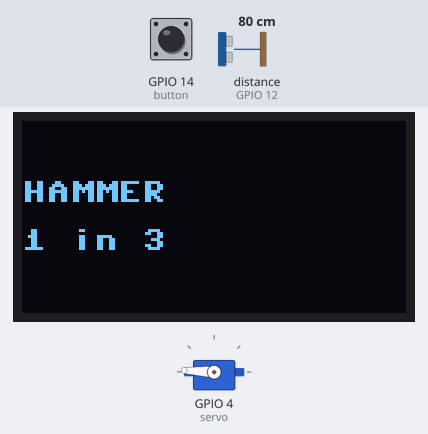
A program run on a simulated ESP32 board running MicroPython. Shown: servo, 128×64 one-colour display. The test bench sets the inputs (shaded band); at power-on: GPIO 14 (button) HIGH, distance to the obstacle (sensor on GPIO 12) 80 cm. The echo pulse lasts 58.3 µs per cm; random numbers come from a fixed seed; servo angles are drawn from the pulse width (0.5 ms = 0°, 2.5 ms = 180°).

Above: at 2.1 s.
Timing chart, 0 to 3.6 s (numbered marks = the images above):
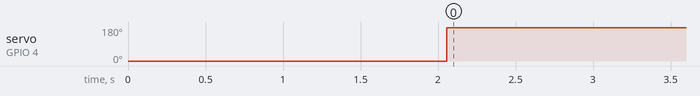

The program:

design_one_third.py
```python
from machine import Pin, PWM, SoftI2C
import ssd1306
import time
import random

trig = Pin(13, Pin.OUT)
echo = Pin(12, Pin.IN)
servo = PWM(Pin(4))
servo.freq(50)
servo.duty_u16(1638)
button = Pin(14, Pin.IN, Pin.PULL_UP)
i2c = SoftI2C(scl=Pin(22), sda=Pin(21))
oled = ssd1306.SSD1306_I2C(128, 64, i2c)


def get_distance():
    trig.value(1)
    time.sleep_us(10)
    trig.value(0)
    while not echo.value():
        pass
    start = time.ticks_us()
    while echo.value():
        pass
    stop = time.ticks_us()
    t = time.ticks_diff(stop, start) // 2
    return int(340 * t // 10000)


def show(a, b):
    oled.fill(0)
    oled.text(a, 0, 20)
    oled.text(b, 0, 36)
    oled.show()


time.sleep(2)
show("HAMMER", "1 in 3")
while True:
    d = get_distance()
    if button.value() == 0 and d <= 20:
        num = random.randint(1, 3)
        if num == 1:
            show("WIN", "1 in 3")
            servo.duty_u16(1638 + 90 * 6462 // 180)
        else:
            show("FAIL", "2 in 3")
            servo.duty_u16(1638 + 50 * 6462 // 180)
        time.sleep(1)
    servo.duty_u16(1638 + 180 * 6462 // 180)
    time.sleep_ms(100)
```

Measured:
- by itself, servo on GPIO 4 (servo): 0° → 177° at 2.1 s
